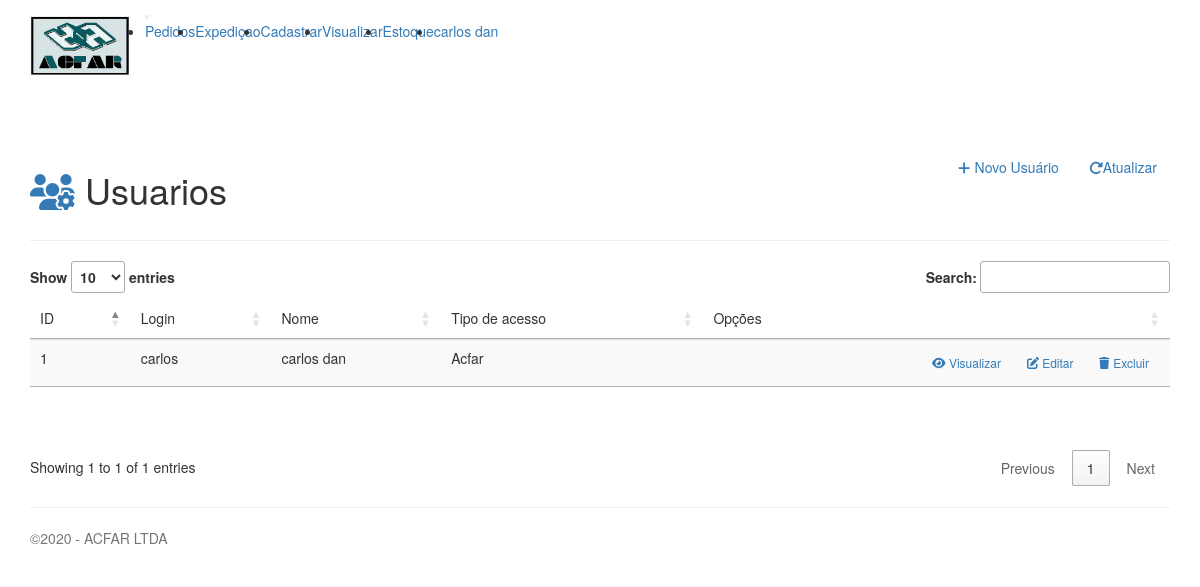
Page /usuarios/index.php (signed in) on the committed database.
### tables this page shows
CREATE TABLE IF NOT EXISTS `usuarios` (
  `id` int(11) NOT NULL AUTO_INCREMENT,
  `email` varchar(45) NOT NULL,
  `id_empresa` int(11) DEFAULT NULL,
  `nome` varchar(50) DEFAULT NULL,
  `login` varchar(45) NOT NULL,
  `senha` varchar(45) NOT NULL,
  `tipo` tinyint(4) DEFAULT '0',
  `telefone` varchar(15) DEFAULT NULL,
  `endereco` varchar(70) DEFAULT NULL,
  `cidade` varchar(45) DEFAULT NULL,
  `bairro` varchar(45) DEFAULT NULL,
  `numero` int(11) DEFAULT NULL,
  `cnpj` double DEFAULT NULL,
  `cpf` double DEFAULT NULL,
  `cep` varchar(9) DEFAULT NULL,
  `criado` datetime DEFAULT NULL,
  `modificado` datetime DEFAULT NULL,
  PRIMARY KEY (`id`),
  UNIQUE KEY `email` (`email`,`senha`,`login`,`cep`,`cnpj`),
  KEY `id_empresa` (`id_empresa`)
);

### usuarios/functions.php (called while the page is built, shortened)
<?php
function index(){
    $usuarios = find_all('usuarios');
}
function find_all($table){
    return find($table);
}
function find($table, $id = null){
    $link = open_database();
    $found = null;
    try{
        if ($id) {
            $sql = "SELECT * FROM $table WHERE id = $id ORDER BY id DESC ";
            $exec = $link->query($sql);
            if ($exec->num_rows > 0) {
                $found = $exec->fetch_assoc();
            }
        } else {
            $sql = "SELECT * FROM $table ORDER BY id DESC ";
            $exec = $link->query($sql);
            if ($exec->num_rows > 0) {
                $found = $exec->fetch_all(MYSQLI_ASSOC);
            }
        }
    }catch (Exception $e){
        $_SESSION['message'] = $e->getMessage();
        $_SESSION['type'] = 'danger';
    }
    return $found;
}
?>

### usuarios/index.php (the view, shortened to what this page needs)
<?php
\Usuarios\index();
?>
<div class="container">
    <header>
        <div style="margin-top: 60px">
            <div class="row">
                <div class="col-sm-6">
                    <h1 class="display-4"><i class="fas fa-users-cog text-primary" aria-hidden="true"></i>
                        Usuarios
                    </h1>
                </div>
                <div class="col-sm-6 text-right">
                    <a href="usuarioacfar.php" class="btn btn-outline-primary"><i class="fas fa-plus"></i> Novo Usuário</a>
                    <a href="index.php" class="btn btn-outline-success"><i class="fas fa-redo-alt"></i>Atualizar</a>
                </div>
            </div>
        </div>
    </header>
    <hr>
    <table class="table table-hover table-striped" id="usuariosAcfar" style="margin-bottom: 60px">
        <thead class="bg-gradient-primary">
        <tr>
            <td>ID</td>
            <td>Login</td>
            <td>Nome</td>
            <td>Tipo de acesso</td>
            <td class="text-right">Opções</td>
        </tr>
        </thead>
        <tbody>
        <?php
        if ($usuarios) {
            foreach ($usuarios as $usuario) {
                ?>
                <tr>
                    <td><?php echo $usuario['id']; ?></td>
                    <td><?php echo $usuario['login']; ?></td>
                    <td><?php echo $usuario['nome']; ?></td>
                    <?php if ($usuario['tipo'] == 0) { ?>
                        <td> Acfar</td>
                    <?php } elseif ($usuario['tipo'] == 1) { ?>
                        <td> Empresa</td>
                    <?php } else { ?>
                        <td> Vendedor</td>
                    <?php } ?>
                    <td class="actions text-right">
                        <a href="view.php?id=<?php echo $usuario['id']; ?>" class="btn btn-sm btn-outline-success">
                            <i class="fas fa-eye"></i> Visualizar</a>
                        <a href="edit.php?id=<?php echo $usuario['id']; ?>" class="btn btn-sm btn-outline-warning">
                            <i class="fas fa-edit"></i> Editar</a>
                        <a class="btn btn-sm btn-outline-danger" href="#" data-toggle="modal"
                           data-target="#delete-modal"
                           data-usuario="<?php echo $usuario['id']; ?>">
                            <i class="fa fa-trash"></i> Excluir
                        </a>
                    </td>
                </tr>
                <?php
            }
        }
        ?>
        </tbody>
    </table>
</div>

### css/estile.css (style rules this page uses)
* { margin: 0; padding: 0; }

### rows in the picture
usuarios: id "1", login "carlos", nome "carlos dan", tipo "Acfar"

### other values in the picture
$_SESSION['usuario'] "carlos dan"
